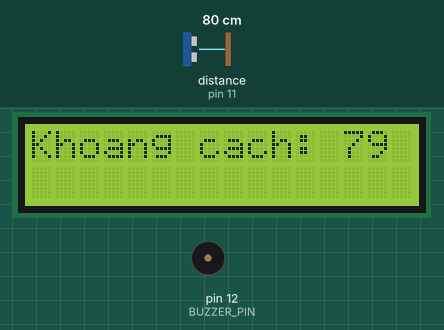
Simulated run of this sketch. Board: Arduino Uno, built with avr-gcc and run on an emulated ATmega328P. Shown: 16×2 character LCD, buzzer (waves = sounding, pin HIGH). Wiring (inferred from the names in the program): ultrasonic range finder: trigger pin 10; echo pin 11. The test bench sets the inputs (shaded band); at power-on: distance to the obstacle (sensor on pin 11) 80 cm. The echo pulse lasts 58.3 µs per cm; pins used as bus, display or sensor lines are not drawn.

Above: at 1.2 s.
1.3 s: distance to the obstacle (sensor on pin 11) set to 43 cm
At 9.0 s:
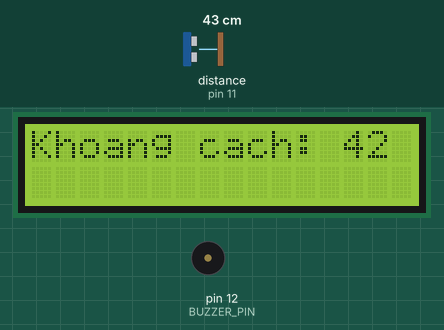
9.6 s: distance to the obstacle (sensor on pin 11) set to 36 cm
At 22.1 s:
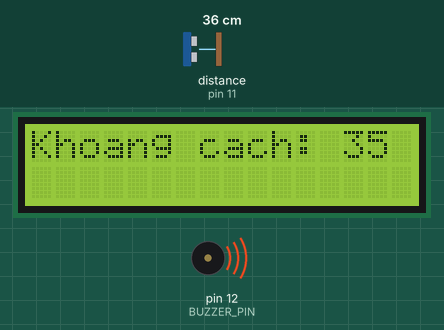
22.6 s: distance to the obstacle (sensor on pin 11) set to 2 cm
At 25.4 s:
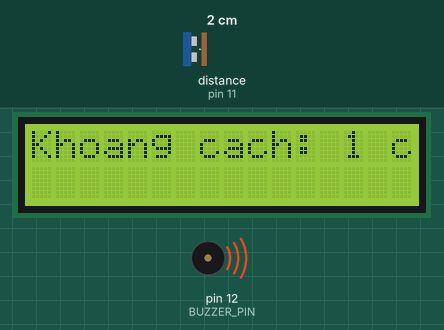
Timing chart, 0 to 26.9 s (numbered marks = the images above; inputs shaded):
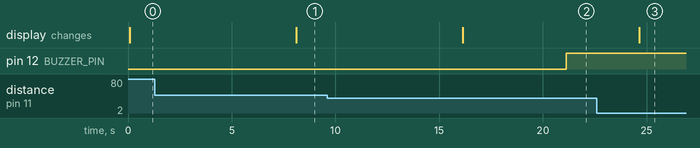

Measured:
- the behaviour switches between 41 and 40 cm on distance to the obstacle (sensor on pin 11) (found by bisection; images 1 and 2)
- after the input at 1.3 s, the display: changes after 6.8 s (image 1)
- after the input at 9.6 s, pin 12 (BUZZER_PIN): LOW → HIGH after 11.5 s; the display: changes after 6.5 s (image 2)
- after the input at 22.6 s, pin 12 (BUZZER_PIN): stays HIGH (without the input it goes to LOW after 2.0 s); the display: changes after 2.0 s (image 3)

The sketch:

LCD_hienthi_khoangcach_SR04_buzzerbaodong.ino
```cpp
#include <Wire.h>
#include <LiquidCrystal_I2C.h>

#define TRIG_PIN 10
#define ECHO_PIN 11
#define BUZZER_PIN 12  // Pin để điều khiển còi báo động

LiquidCrystal_I2C lcd(0x27, 16, 2); // Địa chỉ I2C của màn hình LCD 16x2

void setup() {
  // Khởi tạo LCD
  lcd.begin(16, 2);

  lcd.backlight();
  // Khởi tạo các pin cảm biến siêu âm và còi báo động
  pinMode(TRIG_PIN, OUTPUT);
  pinMode(ECHO_PIN, INPUT);
  pinMode(BUZZER_PIN, OUTPUT); // Cài đặt pin còi báo động là OUTPUT
}

void loop() {
  // Gửi xung Trigger để đo khoảng cách
  digitalWrite(TRIG_PIN, LOW);
  delayMicroseconds(2);
  digitalWrite(TRIG_PIN, HIGH);
  delayMicroseconds(10);
  digitalWrite(TRIG_PIN, LOW);

  // Đo thời gian Echo trở lại
  long duration = pulseIn(ECHO_PIN, HIGH);

  // Tính toán khoảng cách (tốc độ âm thanh = 343 m/s)
  long distance = (duration * 0.0344) / 2;

  // Hiển thị khoảng cách lên LCD
  lcd.setCursor(0, 0);  // Đặt con trỏ tại dòng thứ 2
  lcd.print("Khoang cach: ");
  lcd.print(distance);
  lcd.print(" cm");

  // Kiểm tra khoảng cách và kích hoạt còi báo động nếu khoảng cách < 20cm
  if (distance < 30) {
    digitalWrite(BUZZER_PIN, HIGH);  // Bật còi báo động
    delay(5000);
  } else {
    digitalWrite(BUZZER_PIN, LOW);   // Tắt còi báo động
     delay(5000);
  }
   if (distance < 40) {
    digitalWrite(BUZZER_PIN, HIGH);  // Bật còi báo động
    delay(3000);
  } else {
    digitalWrite(BUZZER_PIN, LOW);   // Tắt còi báo động
     delay(2000);
       if (distance < 20) {
    digitalWrite(BUZZER_PIN, HIGH);  // Bật còi báo động
    delay(2000);
  } else {
    digitalWrite(BUZZER_PIN, LOW);   // Tắt còi báo động
     delay(500);
  }
  }
  delay(500);  // Đợi một chút trước khi đo lại
}
```
